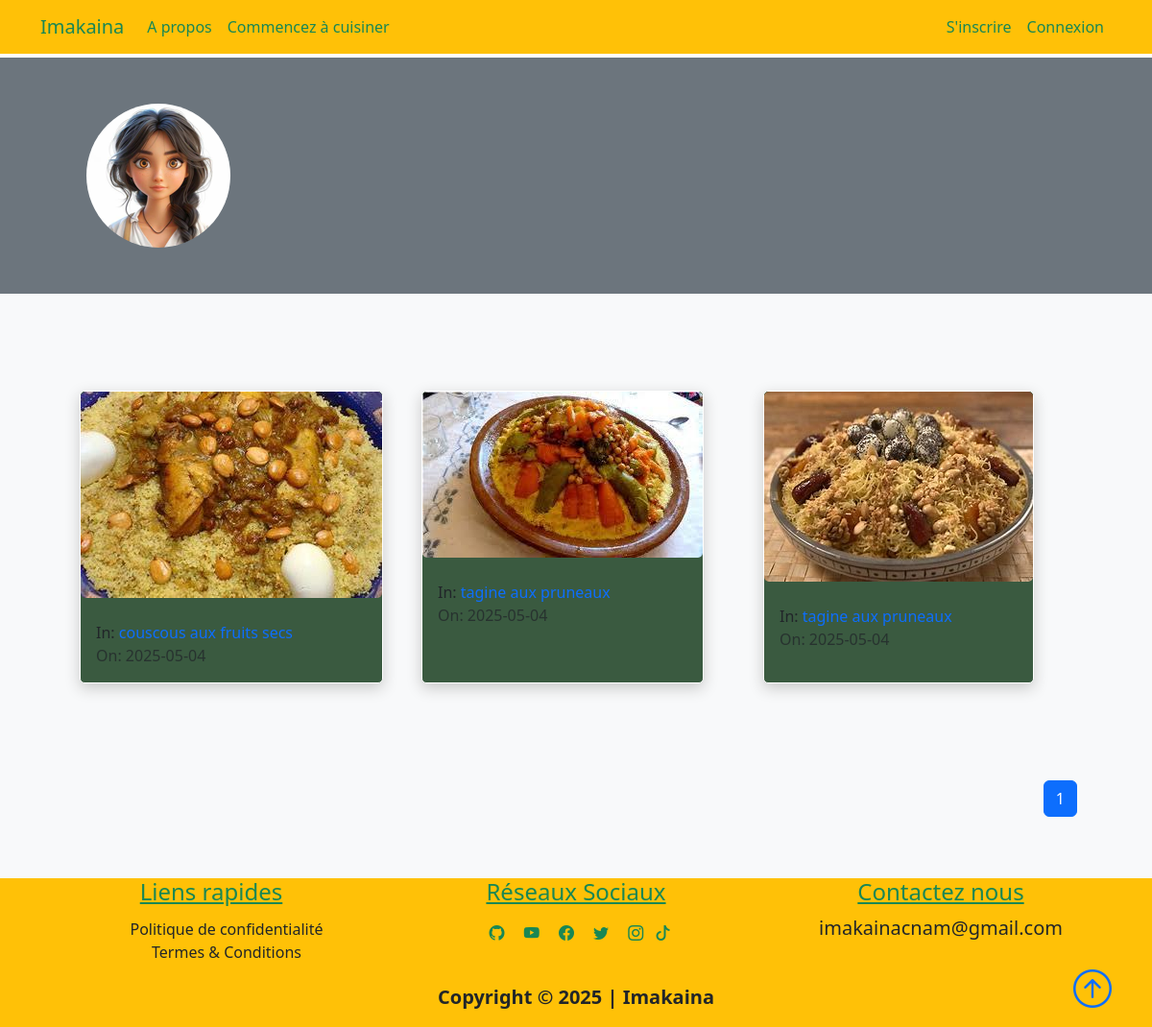
The app's page /author/lina, older data.
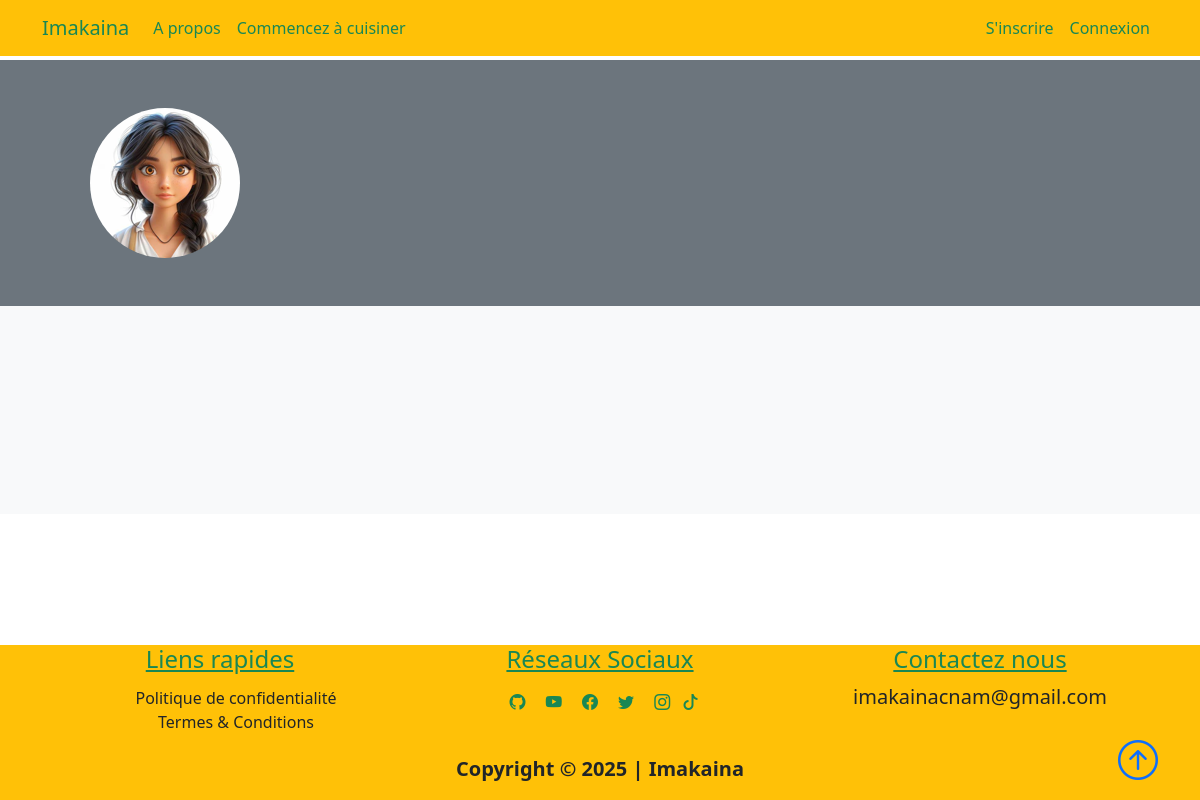
The same page, newer data.
### projet/models.py (models this page shows, shortened)
class Recette(db.Model):
    id = db.Column(db.Integer, primary_key=True, autoincrement=True)
    title = db.Column(db.String(100), nullable=False)
    date_posted = db.Column(db.DateTime, nullable=False, default=datetime.utcnow)
    content = db.Column(db.Text, nullable=False)
    thumbnail = db.Column(db.String(20), nullable=False, default="default_thumbnail.jpg" )
    slug = db.Column(db.String(32), nullable=False)
    is_approved = db.Column(db.Boolean, default=False)
    user_id = db.Column(db.Integer, db.ForeignKey("user.id"), nullable=False)
    plat_id = db.Column(db.Integer, db.ForeignKey("plat.id"), nullable=False)

class Plat(db.Model):
    id = db.Column(db.Integer, primary_key=True, autoincrement=True)
    title = db.Column(db.String(50), unique=True, nullable=False)
    description = db.Column(db.String(150), nullable=False)
    icon = db.Column(db.String(20), nullable=False, default="default_icon.jpg")
    recettes = db.relationship("Recette", backref="plat_name", lazy=True)

### projet/users/routes.py (the view)
@users.route("/author/<string:username>", methods=["GET"])
def author(username):
    user = User.query.filter_by(username=username).first_or_404()
    page = request.args.get("page", 1, type=int)
    recettes = (
        Recette.query.filter_by(author=user)
        .order_by(Recette.date_posted.desc())
        .paginate(page=page, per_page=6)
    )
    return render_template("author.html", recettes=recettes, user=user)

### projet/templates/author.html (shortened to what this page needs)
{% extends "layout.html"%}
{% block content %}
<div class="container-fluid bg-secondary">
    <div class="container">
        <div class="row p-5">
            <div class="col-6">
                <img class="rounded-circle" src="{{url_for('static', filename='user_pics/' + user.image_file)}}" alt="">
            </div>
            <div class="col-6">
            </div>
        </div>
    </div>
</div>
<section class="bg-light">
    <div class="container p-5">
        <div class="row">
            {% for recette in recettes.items %}
            <div class="col-sm-12 col-md-6 col-lg-4 pb-5 d-flex align-items-stretch">
                <div class="card recette">
                    <img src="{{url_for('static', filename='recette_thumbnails/'+recette.thumbnail)}}" class="card-img">
                    <div class="card-body d-flex flex-column">
                        <h5 class="card-title">
                            <a class="text-decoration-none text-dark"
                                href="{{url_for('recettes.recette', recette_slug=recette.slug, plat=recette.plat_name.title)}}"</a>
                        </h5>
                        <p class="card-text mb-0">In:
                            <a href="{{url_for('plats.plat', plat_title=recette.plat_name.title)}}"
                                class="link">{{recette.plat_name.title}}</a>
                        </p>
                        <span class="text-muted">On: {{recette.date_posted.strftime('%Y-%m-%d')}}</span>
                    </div>
                </div>
            </div>
            {% endfor %}
            <nav class="mt-5" aria-label="...">
                <ul class="pagination" style="display: flex; justify-content: flex-end">
                    {% for page_num in recettes.iter_pages(left_edge=1, right_edge=1, left_current=1, right_current=2) %}
                    {% if page_num %}
                    {% if recettes.page == page_num %}
                    <li class="page-item active">
                        <a href="{{url_for('users.author', username=user.username, page=page_num)}}"
                            class="page-link">{{page_num}}</a>
                    </li>
                    {%else%}
                    <li class="page-item">
                        <a href="{{url_for('users.author', username=user.username, page=page_num)}}"
                            class="page-link">{{page_num}}</a>
                    </li>
                    {%endif%}
                    {% else %}
                    <span class="mx-2">...</span>
                    {% endif %}
                    {% endfor %}
                </ul>
            </nav>
        </div>
    </div>
</section>
{% endblock content%}

Row changes from the older to the newer data that the page shows:
removed Recette: thumbnail (picture), plat_name "couscous aux fruits secs", date_posted "2025-05-04"
removed Recette: thumbnail (picture), plat_name "tagine aux pruneaux", date_posted "2025-05-04"
removed Recette: thumbnail (picture), plat_name "tagine aux pruneaux", date_posted "2025-05-04"
Text that changed along with them:
list line gone: "1"
